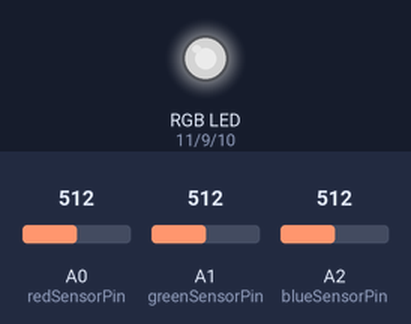
A sketch run on a simulated Arduino Uno, built with avr-gcc and run on an emulated ATmega328P. Shown: an RGB LED mixed from three pins (HIGH = lit). The test bench sets the inputs (shaded band); at power-on: A0 (redSensorPin) = 512, A1 (greenSensorPin) = 512, A2 (blueSensorPin) = 512. Dim RGB values are drawn brighter than linear; what the sketch prints to the serial monitor is not drawn.

Above: at 1.2 s.
1.3 s: A0 (redSensorPin) set to 414
At 2.2 s:
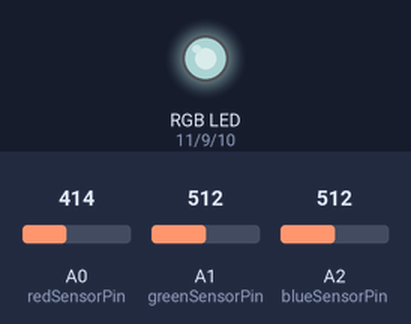
3.0 s: A0 (redSensorPin) set to 382
At 4.3 s:
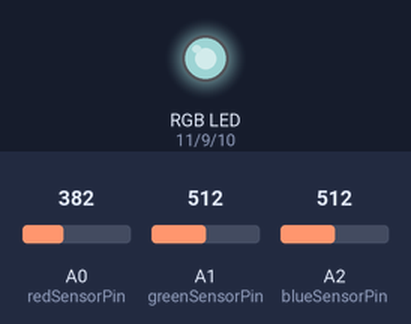
6.0 s: A1 (greenSensorPin) set to 409
At 6.5 s:
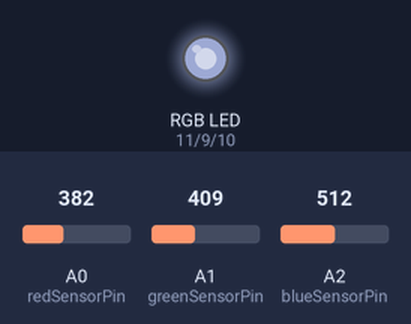
9.0 s: A1 (greenSensorPin) set to 381
At 9.9 s:
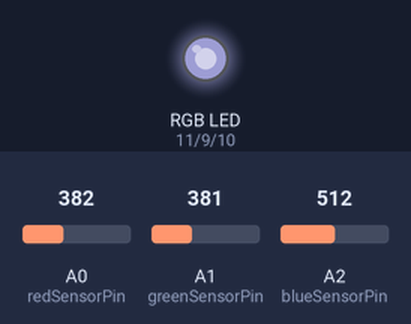
12.0 s: A2 (blueSensorPin) set to 409
At 13.6 s:
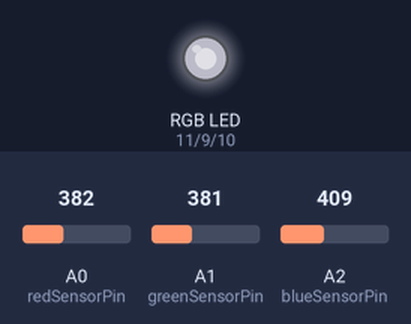
15.0 s: A2 (blueSensorPin) set to 391
At 16.1 s:
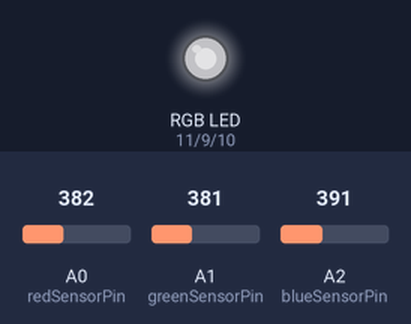
Timing chart, 0 to 18.0 s (numbered marks = the images above; inputs shaded):
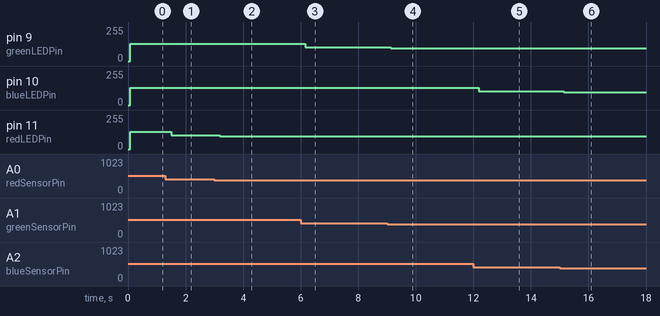

The sketch:

project4_PWM_LED.ino
```cpp
const int greenLEDPin = 9;
const int blueLEDPin = 10;
const int redLEDPin = 11;

const int redSensorPin = A0;
const int greenSensorPin = A1;
const int blueSensorPin = A2;

int redValue = 0;
int blueValue = 0;
int greenValue = 0;

int redSensorValue = 0;
int blueSensorValue = 0;
int greenSensorValue = 0;

void setup() {
  // put your setup code here, to run once:
  Serial.begin(9600); // Begin communication at 9600 bps

  pinMode(greenLEDPin, OUTPUT);
  pinMode(blueLEDPin, OUTPUT);
  pinMode(redLEDPin, OUTPUT);
}

void loop() {
  // put your main code here, to run repeatedly:
  redSensorValue = analogRead(redSensorPin);
  delay(5);
  greenSensorValue = analogRead(greenSensorPin);
  delay(5);
  blueSensorValue = analogRead(blueSensorPin);

  Serial.print("Raw Sensor Values \t | red: ");
  Serial.print(redSensorValue);
  Serial.print(" \t| green: ");
  Serial.print(greenSensorValue);
  Serial.print(" \t| blue: ");
  Serial.print(blueSensorValue);
  Serial.print(" |\t");

  redValue = redSensorValue/4;
  greenValue = greenSensorValue/4;
  blueValue = blueSensorValue/4;

  Serial.print("Mapped Sensor Values \t | red: ");
  Serial.print(redValue);
  Serial.print(" \t| green: ");
  Serial.print(greenValue);
  Serial.print(" \t| blue: ");
  Serial.print(blueValue);
  Serial.print(" \t| \n");

  analogWrite(redLEDPin, redValue);
  analogWrite(greenLEDPin, greenValue);
  analogWrite(blueLEDPin, blueValue);
}
```

Measured:
- after the input at 1.3 s, pin 11 (redLEDPin): 128/255 → 103/255 after 0.20 s
- after the input at 3.0 s, pin 11 (redLEDPin): 103/255 → 95/255 after 0.19 s
- after the input at 6.0 s, pin 9 (greenLEDPin): 128/255 → 102/255 after 0.16 s
- after the input at 9.0 s, pin 9 (greenLEDPin): 102/255 → 95/255 after 0.12 s
- after the input at 12.0 s, pin 10 (blueLEDPin): 128/255 → 102/255 after 0.19 s
- after the input at 15.0 s, pin 10 (blueLEDPin): 102/255 → 97/255 after 0.13 s
